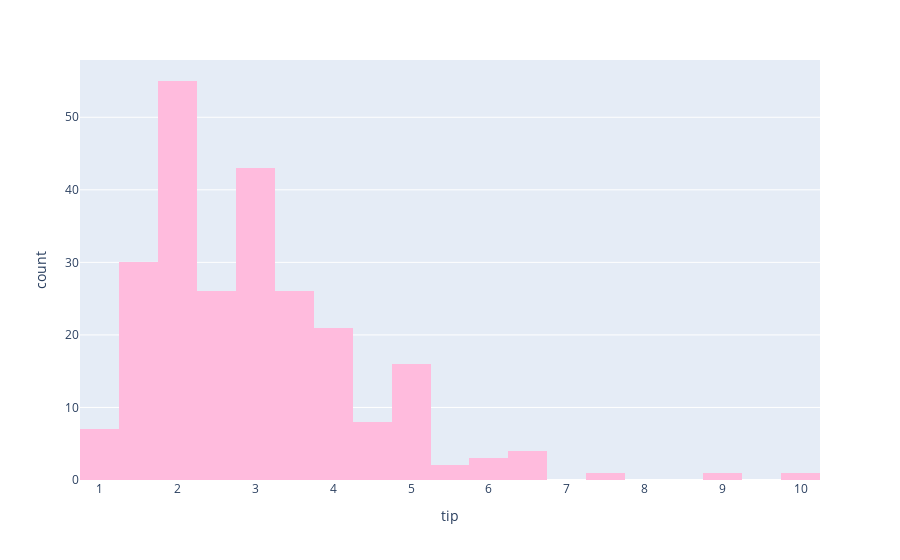

Notebook cell for this chart:
### Code cell
df = px.data.tips()
fig = px.histogram(df, x="tip",
                    color_discrete_sequence =['#ffbbdd'])
fig.show()

### Figure 1 — Plotly figure (JSON) as saved in the notebook; plotly's stock layout.template omitted (floating-point values rounded to 4 significant figures; data arrays with more than 128 entries replaced by an {"elided": "..."} marker saying what was removed)
{"data": [{"alignmentgroup": "True", "bingroup": "x", "hovertemplate": "tip=%{x}<br>count=%{y}<extra></extra>", "legendgroup": "", "marker": {"color": "#ffbbdd", "pattern": {"shape": ""}}, "name": "", "offsetgroup": "", "orientation": "v", "showlegend": false, "type": "histogram", "x": {"elided": "244 float values"}, "xaxis": "x", "yaxis": "y"}], "layout": {"autosize": true, "barmode": "relative", "legend": {"tracegroupgap": 0}, "margin": {"t": 60}, "xaxis": {"anchor": "y", "autorange": true, "domain": [0, 1], "range": [0.75, 10.25], "title": {"text": "tip"}, "type": "linear"}, "yaxis": {"anchor": "x", "autorange": true, "domain": [0, 1], "range": [0, 57.89], "title": {"text": "count"}}}}
